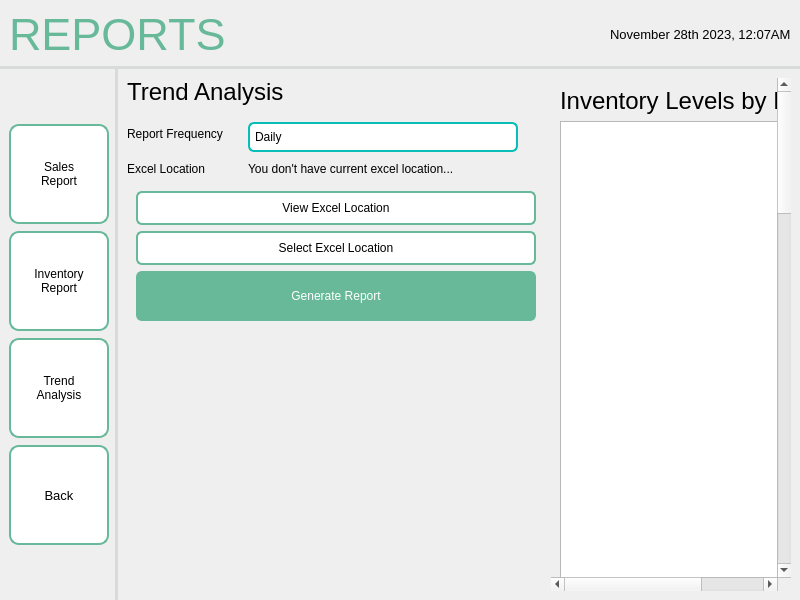
<?xml version="1.0" encoding="UTF-8"?>
<ui version="4.0">
 <class>MainWindow</class>
 <widget class="QMainWindow" name="MainWindow">
  <property name="geometry">
   <rect>
    <x>0</x>
    <y>0</y>
    <width>800</width>
    <height>600</height>
   </rect>
  </property>
  <property name="windowTitle">
   <string>MainWindow</string>
  </property>
  <widget class="QWidget" name="centralwidget">
   <layout class="QHBoxLayout" name="horizontalLayout">
    <property name="spacing">
     <number>0</number>
    </property>
    <property name="leftMargin">
     <number>0</number>
    </property>
    <property name="topMargin">
     <number>0</number>
    </property>
    <property name="rightMargin">
     <number>0</number>
    </property>
    <property name="bottomMargin">
     <number>0</number>
    </property>
    <item>
     <widget class="QFrame" name="frame">
      <property name="sizePolicy">
       <sizepolicy hsizetype="Preferred" vsizetype="Preferred">
        <horstretch>0</horstretch>
        <verstretch>0</verstretch>
       </sizepolicy>
      </property>
      <property name="frameShape">
       <enum>QFrame::NoFrame</enum>
      </property>
      <property name="frameShadow">
       <enum>QFrame::Plain</enum>
      </property>
      <layout class="QGridLayout" name="gridLayout">
       <property name="leftMargin">
        <number>0</number>
       </property>
       <property name="topMargin">
        <number>0</number>
       </property>
       <property name="rightMargin">
        <number>0</number>
       </property>
       <property name="bottomMargin">
        <number>0</number>
       </property>
       <property name="spacing">
        <number>0</number>
       </property>
       <item row="1" column="0">
        <widget class="QWidget" name="navbar" native="true">
         <property name="sizePolicy">
          <sizepolicy hsizetype="Fixed" vsizetype="Preferred">
           <horstretch>0</horstretch>
           <verstretch>0</verstretch>
          </sizepolicy>
         </property>
         <property name="styleSheet">
          <string notr="true">QWidget {
    border-right: 3px solid #D8DBD9;
}
</string>
         </property>
         <layout class="QVBoxLayout" name="verticalLayout_2">
          <property name="spacing">
           <number>7</number>
          </property>
          <item>
           <spacer name="verticalSpacer">
            <property name="orientation">
             <enum>Qt::Vertical</enum>
            </property>
            <property name="sizeHint" stdset="0">
             <size>
              <width>20</width>
              <height>40</height>
             </size>
            </property>
           </spacer>
          </item>
          <item>
           <widget class="QPushButton" name="salesReportBTN">
            <property name="minimumSize">
             <size>
              <width>100</width>
              <height>100</height>
             </size>
            </property>
            <property name="maximumSize">
             <size>
              <width>100</width>
              <height>100</height>
             </size>
            </property>
            <property name="styleSheet">
             <string notr="true">QPushButton {
    background-color: white;
    border: 2px solid #67B99A;
    color: black;
    padding: 8px 16px;
    border-radius: 10px;
}

QPushButton:hover {
    border: 2px solid #4D926D;
}

QPushButton:pressed {
	background-color: #F0F0F0;
	border: 2px solid #265C42;
}</string>
            </property>
            <property name="text">
             <string>Sales
Report</string>
            </property>
           </widget>
          </item>
          <item>
           <widget class="QPushButton" name="inventoryReportBTN">
            <property name="minimumSize">
             <size>
              <width>100</width>
              <height>100</height>
             </size>
            </property>
            <property name="maximumSize">
             <size>
              <width>100</width>
              <height>100</height>
             </size>
            </property>
            <property name="autoFillBackground">
             <bool>false</bool>
            </property>
            <property name="styleSheet">
             <string notr="true">QPushButton {
    background-color: white;
    border: 2px solid #67B99A;
    color: black;
    padding: 8px 16px;
    border-radius: 10px;
}

QPushButton:hover {
    border: 2px solid #4D926D;
}

QPushButton:pressed {
	background-color: #F0F0F0;
	border: 2px solid #265C42;
}</string>
            </property>
            <property name="text">
             <string>Inventory
Report</string>
            </property>
           </widget>
          </item>
          <item>
           <widget class="QPushButton" name="trendAnalysisBTN">
            <property name="minimumSize">
             <size>
              <width>100</width>
              <height>100</height>
             </size>
            </property>
            <property name="maximumSize">
             <size>
              <width>100</width>
              <height>100</height>
             </size>
            </property>
            <property name="styleSheet">
             <string notr="true">QPushButton {
    background-color: white;
    border: 2px solid #67B99A;
    color: black;
    padding: 8px 16px;
    border-radius: 10px;
}

QPushButton:hover {
    border: 2px solid #4D926D;
}

QPushButton:pressed {
	background-color: #F0F0F0;
	border: 2px solid #265C42;
}</string>
            </property>
            <property name="text">
             <string>Trend
Analysis</string>
            </property>
           </widget>
          </item>
          <item>
           <widget class="QPushButton" name="backBTN">
            <property name="sizePolicy">
             <sizepolicy hsizetype="Fixed" vsizetype="Fixed">
              <horstretch>0</horstretch>
              <verstretch>0</verstretch>
             </sizepolicy>
            </property>
            <property name="minimumSize">
             <size>
              <width>100</width>
              <height>100</height>
             </size>
            </property>
            <property name="maximumSize">
             <size>
              <width>100</width>
              <height>100</height>
             </size>
            </property>
            <property name="font">
             <font>
              <pointsize>10</pointsize>
             </font>
            </property>
            <property name="styleSheet">
             <string notr="true">QPushButton {
    background-color: white;
    border: 2px solid #67B99A;
    color: black;
    padding: 8px 16px;
    border-radius: 10px;
}

QPushButton:hover {
    border: 2px solid #4D926D;
}

QPushButton:pressed {
	background-color: #F0F0F0;
	border: 2px solid #265C42;
}</string>
            </property>
            <property name="text">
             <string>Back</string>
            </property>
            <property name="autoRepeat">
             <bool>false</bool>
            </property>
           </widget>
          </item>
          <item>
           <spacer name="verticalSpacer_3">
            <property name="orientation">
             <enum>Qt::Vertical</enum>
            </property>
            <property name="sizeHint" stdset="0">
             <size>
              <width>20</width>
              <height>40</height>
             </size>
            </property>
           </spacer>
          </item>
         </layout>
        </widget>
       </item>
       <item row="0" column="0" colspan="2">
        <widget class="QWidget" name="header" native="true">
         <property name="styleSheet">
          <string notr="true">QWidget {
    border-bottom: 3px solid #D8DBD9; 
}
</string>
         </property>
         <layout class="QHBoxLayout" name="horizontalLayout_2">
          <item>
           <widget class="QLabel" name="label">
            <property name="font">
             <font>
              <pointsize>-1</pointsize>
             </font>
            </property>
            <property name="layoutDirection">
             <enum>Qt::LeftToRight</enum>
            </property>
            <property name="styleSheet">
             <string notr="true">QLabel {
    color: #67B99A;
    font-size: 45px;
}</string>
            </property>
            <property name="text">
             <string>REPORTS</string>
            </property>
            <property name="scaledContents">
             <bool>false</bool>
            </property>
           </widget>
          </item>
          <item>
           <spacer name="horizontalSpacer">
            <property name="orientation">
             <enum>Qt::Horizontal</enum>
            </property>
            <property name="sizeHint" stdset="0">
             <size>
              <width>40</width>
              <height>20</height>
             </size>
            </property>
           </spacer>
          </item>
          <item>
           <widget class="QLabel" name="sysTimeDate">
            <property name="font">
             <font>
              <pointsize>10</pointsize>
             </font>
            </property>
            <property name="styleSheet">
             <string notr="true">QLabel {
    color: black;
}</string>
            </property>
            <property name="text">
             <string>November 28th 2023, 12:07AM</string>
            </property>
           </widget>
          </item>
         </layout>
        </widget>
       </item>
       <item row="1" column="1">
        <widget class="QFrame" name="Content">
         <layout class="QHBoxLayout" name="horizontalLayout_3">
          <item>
           <widget class="QWidget" name="widget_3" native="true">
            <layout class="QVBoxLayout" name="verticalLayout_5">
             <property name="leftMargin">
              <number>0</number>
             </property>
             <property name="topMargin">
              <number>0</number>
             </property>
             <property name="rightMargin">
              <number>0</number>
             </property>
             <property name="bottomMargin">
              <number>0</number>
             </property>
             <item>
              <widget class="QLabel" name="automaticbackupLBL">
               <property name="font">
                <font>
                 <pointsize>18</pointsize>
                </font>
               </property>
               <property name="text">
                <string>Trend Analysis</string>
               </property>
              </widget>
             </item>
             <item>
              <spacer name="verticalSpacer_5">
               <property name="orientation">
                <enum>Qt::Vertical</enum>
               </property>
               <property name="sizeType">
                <enum>QSizePolicy::Fixed</enum>
               </property>
               <property name="sizeHint" stdset="0">
                <size>
                 <width>20</width>
                 <height>10</height>
                </size>
               </property>
              </spacer>
             </item>
             <item>
              <widget class="QWidget" name="widget" native="true">
               <layout class="QFormLayout" name="formLayout">
                <property name="horizontalSpacing">
                 <number>25</number>
                </property>
                <property name="verticalSpacing">
                 <number>10</number>
                </property>
                <property name="leftMargin">
                 <number>0</number>
                </property>
                <property name="topMargin">
                 <number>0</number>
                </property>
                <property name="rightMargin">
                 <number>0</number>
                </property>
                <property name="bottomMargin">
                 <number>0</number>
                </property>
                <item row="0" column="0">
                 <widget class="QLabel" name="frequencyLBL">
                  <property name="text">
                   <string>Report Frequency</string>
                  </property>
                 </widget>
                </item>
                <item row="0" column="1">
                 <widget class="QComboBox" name="frequencyBOX">
                  <property name="minimumSize">
                   <size>
                    <width>270</width>
                    <height>0</height>
                   </size>
                  </property>
                  <property name="maximumSize">
                   <size>
                    <width>270</width>
                    <height>16777215</height>
                   </size>
                  </property>
                  <property name="styleSheet">
                   <string notr="true">QComboBox {
    padding: 5px;
    border: 2px solid #07BEB8;
    border-radius: 6px;
    background-color: #FFFFFF;
    selection-background-color: darkgray;
}

QComboBox::drop-down {
    subcontrol-origin: padding;
    subcontrol-position: right center;
    width: 20px;
    border-left: none;
    border-top-right-radius: 3px;
    border-bottom-right-radius: 3px;
}

QComboBox::down-arrow {
    image: url(:/logos/Icons/gridicons_dropdown.png);
    width: 20px;
    height: 20px;
}</string>
                  </property>
                  <item>
                   <property name="text">
                    <string>Daily</string>
                   </property>
                  </item>
                  <item>
                   <property name="text">
                    <string>Weekly</string>
                   </property>
                  </item>
                  <item>
                   <property name="text">
                    <string>Monthly</string>
                   </property>
                  </item>
                 </widget>
                </item>
                <item row="1" column="0">
                 <widget class="QLabel" name="filelocLBL">
                  <property name="text">
                   <string>Excel Location</string>
                  </property>
                 </widget>
                </item>
                <item row="1" column="1">
                 <widget class="QLabel" name="filelocDISPLAY">
                  <property name="text">
                   <string>You don't have current excel location...</string>
                  </property>
                 </widget>
                </item>
               </layout>
              </widget>
             </item>
             <item>
              <widget class="QWidget" name="widget_2" native="true">
               <layout class="QVBoxLayout" name="verticalLayout">
                <item>
                 <widget class="QPushButton" name="viewBTN">
                  <property name="minimumSize">
                   <size>
                    <width>400</width>
                    <height>0</height>
                   </size>
                  </property>
                  <property name="maximumSize">
                   <size>
                    <width>400</width>
                    <height>16777215</height>
                   </size>
                  </property>
                  <property name="styleSheet">
                   <string notr="true">QPushButton {
    background-color: white;
    border: 2px solid #67B99A;
    color: black;
    padding: 8px 16px;
    border-radius: 6px;
}

QPushButton:hover {
    border: 2px solid #4D926D;
}

QPushButton:pressed {
	background-color: #F0F0F0;
	border: 2px solid #265C42;
}</string>
                  </property>
                  <property name="text">
                   <string>View Excel Location</string>
                  </property>
                 </widget>
                </item>
                <item>
                 <widget class="QPushButton" name="selectfolderBTN">
                  <property name="minimumSize">
                   <size>
                    <width>400</width>
                    <height>0</height>
                   </size>
                  </property>
                  <property name="maximumSize">
                   <size>
                    <width>400</width>
                    <height>16777215</height>
                   </size>
                  </property>
                  <property name="styleSheet">
                   <string notr="true">QPushButton {
    background-color: white;
    border: 2px solid #67B99A;
    color: black;
    padding: 8px 16px;
    border-radius: 6px;
}

QPushButton:hover {
    border: 2px solid #4D926D;
}

QPushButton:pressed {
	background-color: #F0F0F0;
	border: 2px solid #265C42;
}</string>
                  </property>
                  <property name="text">
                   <string>Select Excel Location</string>
                  </property>
                 </widget>
                </item>
                <item>
                 <widget class="QPushButton" name="generateBTN">
                  <property name="minimumSize">
                   <size>
                    <width>400</width>
                    <height>50</height>
                   </size>
                  </property>
                  <property name="maximumSize">
                   <size>
                    <width>400</width>
                    <height>50</height>
                   </size>
                  </property>
                  <property name="font">
                   <font>
                    <bold>false</bold>
                   </font>
                  </property>
                  <property name="styleSheet">
                   <string notr="true">QPushButton {
    background-color: #67B99A;
    color: white;
    border: 2px solid #67B99A;
    padding: 8px 16px;
    border-radius: 6px;
}
QPushButton:hover {
    background-color: #5CAE8B;
    border: 2px solid #5CAE8B;
}
QPushButton:pressed {
    background-color: #4D9C7F;
	border: 2px solid #4D9C7F;
}</string>
                  </property>
                  <property name="text">
                   <string>Generate Report</string>
                  </property>
                 </widget>
                </item>
               </layout>
              </widget>
             </item>
             <item>
              <widget class="QWidget" name="widget_5" native="true">
               <layout class="QVBoxLayout" name="verticalLayout_6">
                <property name="spacing">
                 <number>10</number>
                </property>
                <property name="leftMargin">
                 <number>0</number>
                </property>
                <property name="topMargin">
                 <number>0</number>
                </property>
                <property name="rightMargin">
                 <number>0</number>
                </property>
                <property name="bottomMargin">
                 <number>0</number>
                </property>
               </layout>
              </widget>
             </item>
             <item>
              <spacer name="verticalSpacer_2">
               <property name="orientation">
                <enum>Qt::Vertical</enum>
               </property>
               <property name="sizeHint" stdset="0">
                <size>
                 <width>20</width>
                 <height>40</height>
                </size>
               </property>
              </spacer>
             </item>
            </layout>
           </widget>
          </item>
          <item>
           <widget class="QScrollArea" name="scrollArea">
            <property name="frameShape">
             <enum>QFrame::NoFrame</enum>
            </property>
            <property name="widgetResizable">
             <bool>true</bool>
            </property>
            <widget class="QWidget" name="scrollAreaWidgetContents">
             <property name="geometry">
              <rect>
               <x>0</x>
               <y>-1237</y>
               <width>401</width>
               <height>1977</height>
              </rect>
             </property>
             <layout class="QVBoxLayout" name="verticalLayout_3">
              <item>
               <widget class="QLabel" name="label_2">
                <property name="font">
                 <font>
                  <pointsize>18</pointsize>
                 </font>
                </property>
                <property name="text">
                 <string>Inventory Levels by Products</string>
                </property>
               </widget>
              </item>
              <item>
               <widget class="QGraphicsView" name="levelView">
                <property name="minimumSize">
                 <size>
                  <width>0</width>
                  <height>600</height>
                 </size>
                </property>
                <property name="maximumSize">
                 <size>
                  <width>16777215</width>
                  <height>600</height>
                 </size>
                </property>
                <property name="verticalScrollBarPolicy">
                 <enum>Qt::ScrollBarAlwaysOff</enum>
                </property>
               </widget>
              </item>
              <item>
               <widget class="QLabel" name="label_3">
                <property name="font">
                 <font>
                  <pointsize>18</pointsize>
                 </font>
                </property>
                <property name="text">
                 <string>Inventory Status Overview</string>
                </property>
               </widget>
              </item>
              <item>
               <widget class="QGraphicsView" name="statusView">
                <property name="minimumSize">
                 <size>
                  <width>0</width>
                  <height>600</height>
                 </size>
                </property>
                <property name="maximumSize">
                 <size>
                  <width>16777215</width>
                  <height>600</height>
                 </size>
                </property>
                <property name="verticalScrollBarPolicy">
                 <enum>Qt::ScrollBarAlwaysOff</enum>
                </property>
               </widget>
              </item>
              <item>
               <widget class="QLabel" name="label_4">
                <property name="font">
                 <font>
                  <pointsize>18</pointsize>
                 </font>
                </property>
                <property name="text">
                 <string>Expiry Date Analysis</string>
                </property>
               </widget>
              </item>
              <item>
               <widget class="QGraphicsView" name="expiryView">
                <property name="minimumSize">
                 <size>
                  <width>0</width>
                  <height>600</height>
                 </size>
                </property>
                <property name="maximumSize">
                 <size>
                  <width>16777215</width>
                  <height>600</height>
                 </size>
                </property>
                <property name="verticalScrollBarPolicy">
                 <enum>Qt::ScrollBarAlwaysOff</enum>
                </property>
               </widget>
              </item>
             </layout>
            </widget>
           </widget>
          </item>
         </layout>
        </widget>
       </item>
      </layout>
     </widget>
    </item>
   </layout>
  </widget>
 </widget>
 <resources/>
 <connections/>
</ui>
